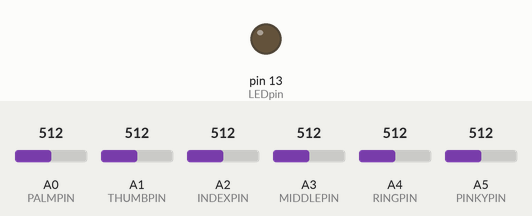
A sketch run on a simulated Arduino Mega 2560, built with avr-gcc and run on an emulated ATmega2560. On the bench: output pins drawn as LEDs (lit = HIGH). Inputs (shaded band) come from the test bench; at power-on: A0 (PALMPIN) = 512, A1 (THUMBPIN) = 512, A2 (INDEXPIN) = 512, A3 (MIDDLEPIN) = 512, A4 (RINGPIN) = 512, A5 (PINKYPIN) = 512. What the sketch prints to the serial monitor is not drawn.

Above: at 0.2 s.
Timing chart, 0 to 1.7 s (numbered marks = the images above):
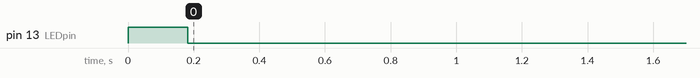

The sketch:

drumglovesketch_dec10_1.ino
```cpp
/***********HOBGOB ECLECTRONICS BeatSneaks code**************/

/*This code sends MIDI messages using electrical pulses from FSRs (Force Sensitive Resistors) placed in the heels and toes of a pair of sneakers.
 It has been adapted from code by todbot, ladyada, spikenzielabs, and mschaff (ardrumo) - special thanks to X (wxs.ca)

 You'll need to grab the Serial-MIDI Converter from spikenzielabs.com */
/************************************************************/

#define THRESHOLD 300
#define LOWERTHRESHOLD 1    // We're setting both a lower and an upper threshold for the FSRs, so that they will only trigger a MIDI message when we actually want them too.
#define PALMPIN 0
#define THUMBPIN 1
#define INDEXPIN 2
#define MIDDLEPIN 3
#define RINGPIN 4
#define PINKYPIN 5            // Define which analog in pins on the arduino we'll be using
int LEDpin = 13;                           // Connect LED to pin 13
int pinNote[6] = {35,39,40,41,42,43}; // This array stores the different MIDI notes that each pin is assigned
boolean palm = false;
boolean thumb = false;
boolean index = false;
boolean middle = false;
boolean ring = false;
boolean pinky = false;  //These variables will help us to make sure we don't send multiple MIDI messages per single hit

void setup(void) {
  Serial.begin(115200);                     // We'll send debugging information to the Serial monitor
  pinMode(LEDpin, OUTPUT);
}

void loop(void) {                                                                                                                  // This is the main function that executes all the others.
  palm = sender(analogRead(PALMPIN), PALMPIN, pinNote[PALMPIN], "PALM = ", palm, THRESHOLD, LOWERTHRESHOLD);

  thumb = sender(analogRead(THUMBPIN), THUMBPIN, pinNote[THUMBPIN], "THUMB = ", thumb, THRESHOLD, LOWERTHRESHOLD);

  index = sender(analogRead(INDEXPIN), INDEXPIN, pinNote[INDEXPIN], "INDEX = ", index, THRESHOLD, LOWERTHRESHOLD);

  middle = sender(analogRead(MIDDLEPIN), MIDDLEPIN, pinNote[MIDDLEPIN], "MIDDLE = ", middle, THRESHOLD, LOWERTHRESHOLD);

  ring = sender(analogRead(RINGPIN), RINGPIN, pinNote[RINGPIN], "RING = ", ring, THRESHOLD, LOWERTHRESHOLD);

  pinky = sender(analogRead(PINKYPIN), PINKYPIN, pinNote[PINKYPIN], "PINKY = ", pinky, THRESHOLD, LOWERTHRESHOLD);  // We add some extra punch to the toe readings so that they'll sound about as loud as the heel
}

void midimsg(unsigned char message, unsigned char pitch, unsigned char velocity) {                                // This function sends a MIDI message with a message, pitch, and velocity
  Serial.write(message);
  Serial.write(pitch);
  Serial.write(velocity);
}

boolean sender(int reading, int pin, int note, char msg[], boolean press, int threshold, int lowerthreshold ) {  // This function is what does all the work
  if(reading >= threshold) {                                                                                      // If the user stomps harder than a certain threshold...
    if(!press) {                                                                                                  // and if the sensor is not already in 'pressed' mode...
      reading = map (reading, 0,800,0,127); // using a map function to crop the range to a more meaningful set of data (0-400 instead of 0-1024)
      digitalWrite(LEDpin, HIGH);
      midimsg(144, note, reading);                                                                              // Send a MIDI message
            delay(30);
      midimsg(0x80, note, reading);
      digitalWrite(LEDpin, LOW);
    }
    press = true;                                                                                             // The sensor is now in 'pressed' mode,
  }
  else if(reading <= lowerthreshold) {                                                                         // once the applied force sinks below the lower threshold...
    press = false;                                                                                    // the sensor is no longer in 'pressed' mode
  }
  return press;
}
```

Measured:
- by itself, pin 13 (LEDpin): LOW → HIGH at 0.00 s, → LOW 0.18 s later
